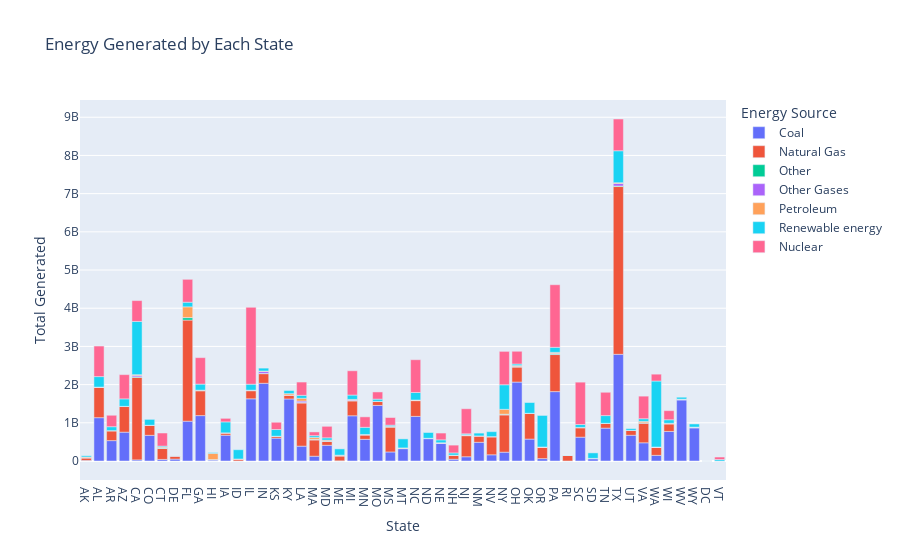

Write notebook code for a chart like this one.
### Code cell
k =query_data()
fig = px.bar(k, x="State", y="Total Generated", 
             color='Energy Source', title ="Energy Generated by Each State")
fig.update_xaxes(dtick=1)
fig.show()

### Figure 1 — Plotly figure (JSON) as saved in the notebook; plotly's stock layout.template omitted (floating-point values rounded to 4 significant figures)
{"data": [{"alignmentgroup": "True", "hovertemplate": "Energy Source=Coal<br>State=%{x}<br>Total Generated=%{y}<extra></extra>", "legendgroup": "Coal", "marker": {"color": "#636efa", "pattern": {"shape": ""}}, "name": "Coal", "offsetgroup": "Coal", "orientation": "v", "showlegend": true, "textposition": "auto", "type": "bar", "x": ["AK", "AL", "AR", "AZ", "CA", "CO", "CT", "DE", "FL", "GA", "HI", "IA", "ID", "IL", "IN", "KS", "KY", "LA", "MA", "MD", "ME", "MI", "MN", "MO", "MS", "MT", "NC", "ND", "NE", "NH", "NJ", "NM", "NV", "NY", "OH", "OK", "OR", "PA", "RI", "SC", "SD", "TN", "TX", "UT", "VA", "WA", "WI", "WV", "WY"], "xaxis": "x", "y": [13280000.0, 1134000000.0, 534000000.0, 755200000.0, 29220000.0, 672300000.0, 41150000.0, 49210000.0, 1042000000.0, 1189000000.0, 30800000.0, 675200000.0, 1435000.0, 1628000000.0, 2035000000.0, 599000000.0, 1624000000.0, 388800000.0, 125500000.0, 411300000.0, 4132000.0, 1184000000.0, 567600000.0, 1454000000.0, 236600000.0, 323000000.0, 1168000000.0, 584600000.0, 462400000.0, 46050000.0, 111400000.0, 489800000.0, 162500000.0, 231000000.0, 2066000000.0, 573700000.0, 62240000.0, 1817000000.0, 0, 624100000.0, 58000000.0, 860800000.0, 2793000000.0, 674200000.0, 476700000.0, 147900000.0, 774100000.0, 1597000000.0, 866300000.0], "yaxis": "y"}, {"alignmentgroup": "True", "hovertemplate": "Energy Source=Natural Gas<br>State=%{x}<br>Total Generated=%{y}<extra></extra>", "legendgroup": "Natural Gas", "marker": {"color": "#EF553B", "pattern": {"shape": ""}}, "name": "Natural Gas", "offsetgroup": "Natural Gas", "orientation": "v", "showlegend": true, "textposition": "auto", "type": "bar", "x": ["AK", "AL", "AR", "AZ", "CA", "CO", "CT", "DC", "DE", "FL", "GA", "HI", "IA", "ID", "IL", "IN", "KS", "KY", "LA", "MA", "MD", "ME", "MI", "MN", "MO", "MS", "MT", "NC", "ND", "NE", "NH", "NJ", "NM", "NV", "NY", "OH", "OK", "OR", "PA", "RI", "SC", "SD", "TN", "TX", "UT", "VA", "VT", "WA", "WI", "WV", "WY"], "xaxis": "x", "y": [71680000.0, 793200000.0, 257700000.0, 671100000.0, 2161000000.0, 262200000.0, 287900000.0, 732400.0, 79910000.0, 2647000000.0, 652400000.0, 0, 58690000.0, 49610000.0, 212500000.0, 252000000.0, 44310000.0, 103500000.0, 1130000000.0, 424900000.0, 105500000.0, 128000000.0, 390300000.0, 114100000.0, 102800000.0, 657300000.0, 5791000.0, 412300000.0, 8090000.0, 14260000.0, 97480000.0, 551600000.0, 165700000.0, 474200000.0, 974800000.0, 397400000.0, 673500000.0, 303000000.0, 970200000.0, 144400000.0, 248600000.0, 10610000.0, 121000000.0, 4393000000.0, 125000000.0, 515000000.0, 60700.0, 208600000.0, 201400000.0, 17100000.0, 13640000.0], "yaxis": "y"}, {"alignmentgroup": "True", "hovertemplate": "Energy Source=Other<br>State=%{x}<br>Total Generated=%{y}<extra></extra>", "legendgroup": "Other", "marker": {"color": "#00cc96", "pattern": {"shape": ""}}, "name": "Other", "offsetgroup": "Other", "orientation": "v", "showlegend": true, "textposition": "auto", "type": "bar", "x": ["AK", "AL", "AR", "AZ", "CA", "CO", "CT", "DE", "FL", "GA", "HI", "IA", "ID", "IL", "IN", "KS", "KY", "LA", "MA", "MD", "ME", "MI", "MN", "MO", "MS", "MT", "NC", "ND", "NE", "NH", "NJ", "NM", "NV", "NY", "OH", "OK", "OR", "PA", "RI", "SC", "SD", "TN", "TX", "UT", "VA", "VT", "WA", "WI", "WV", "WY"], "xaxis": "x", "y": [5767.0, 1595000.0, 587700.0, 2834000.0, 13350000.0, 806100.0, 14260000.0, 16818, 65070000.0, 1347000.0, 5845000.0, 83918, 1374778, 3865000.0, 7707000.0, 24687, 595700.0, 12750000.0, 17470000.0, 6290000.0, 7888000.0, 6563000.0, 7062000.0, 744500.0, 88000.0, 3841477, 8344000.0, 592000.0, 58, 1207000.0, 11770000.0, 2691.0, 256600.0, 19220000.0, 327400.0, 250600.0, 859000.0, 17150000.0, 587380, 1273000.0, 61962, 166200.0, 13790000.0, 2335000.0, 9590000.0, -1307, 1672000.0, 1659000.0, 1807.0, 1380000.0], "yaxis": "y"}, {"alignmentgroup": "True", "hovertemplate": "Energy Source=Other Gases<br>State=%{x}<br>Total Generated=%{y}<extra></extra>", "legendgroup": "Other Gases", "marker": {"color": "#ab63fa", "pattern": {"shape": ""}}, "name": "Other Gases", "offsetgroup": "Other Gases", "orientation": "v", "showlegend": true, "textposition": "auto", "type": "bar", "x": ["AK", "AL", "CA", "CO", "CT", "DE", "FL", "HI", "IL", "IN", "KY", "LA", "MA", "MD", "ME", "MI", "MN", "MO", "MS", "MT", "NC", "ND", "NE", "NH", "NJ", "NV", "NY", "OH", "OK", "OR", "PA", "SC", "TN", "TX", "UT", "VA", "WA", "WI", "WV", "WY"], "xaxis": "x", "y": [5397.0, 2706000.0, 33420000.0, 58215, 29678, 5959000.0, 153000.0, 754800.0, 4737000.0, 50750000.0, 26084, 37600000.0, 0, 3823000.0, 173, 15000000.0, 76475, 31032, 283493, 201500.0, 1871, 929000.0, 455, 0, 3651000.0, 141400.0, 116217, 10950000.0, 251586, 0, 11320000.0, 6266, 266100.0, 64720000.0, 254100.0, 2959, 6590000.0, 19, 1279000.0, 5441000.0], "yaxis": "y"}, {"alignmentgroup": "True", "hovertemplate": "Energy Source=Petroleum<br>State=%{x}<br>Total Generated=%{y}<extra></extra>", "legendgroup": "Petroleum", "marker": {"color": "#FFA15A", "pattern": {"shape": ""}}, "name": "Petroleum", "offsetgroup": "Petroleum", "orientation": "v", "showlegend": true, "textposition": "auto", "type": "bar", "x": ["AK", "AL", "AR", "AZ", "CA", "CO", "CT", "DC", "DE", "FL", "GA", "HI", "IA", "ID", "IL", "IN", "KS", "KY", "LA", "MA", "MD", "ME", "MI", "MN", "MO", "MS", "MT", "NC", "ND", "NE", "NH", "NJ", "NM", "NV", "NY", "OH", "OK", "OR", "PA", "RI", "SC", "SD", "TN", "TX", "UT", "VA", "VT", "WA", "WI", "WV", "WY"], "xaxis": "x", "y": [18730000.0, 3380000.0, 3016000.0, 1357000.0, 23140000.0, 289700.0, 20550000.0, 1326510, 8338000.0, 281400000.0, 12730000.0, 162900000.0, 3035000.0, 5563.0, 5230000.0, 10780000.0, 5164000.0, 35660000.0, 73660000.0, 49920000.0, 20630000.0, 12730000.0, 16200000.0, 5352000.0, 3105000.0, 12180000.0, 9486000.0, 8124000.0, 797900.0, 500600.0, 8850000.0, 9702000.0, 1075000.0, 1280000.0, 127300000.0, 24090000.0, 987500.0, 412200.0, 29780000.0, 888300.0, 5492000.0, 316900.0, 4022000.0, 21410000.0, 834400.0, 37160000.0, 169800.0, 1072000.0, 9731000.0, 3775000.0, 970000.0], "yaxis": "y"}, {"alignmentgroup": "True", "hovertemplate": "Energy Source=Renewable energy<br>State=%{x}<br>Total Generated=%{y}<extra></extra>", "legendgroup": "Renewable energy", "marker": {"color": "#19d3f3", "pattern": {"shape": ""}}, "name": "Renewable energy", "offsetgroup": "Renewable energy", "orientation": "v", "showlegend": true, "textposition": "auto", "type": "bar", "x": ["AK", "AL", "AR", "AZ", "CA", "CO", "CT", "DC", "DE", "FL", "GA", "HI", "IA", "ID", "IL", "IN", "KS", "KY", "LA", "MA", "MD", "ME", "MI", "MN", "MO", "MS", "MT", "NC", "ND", "NE", "NH", "NJ", "NM", "NV", "NY", "OH", "OK", "OR", "PA", "RI", "SC", "SD", "TN", "TX", "UT", "VA", "VT", "WA", "WI", "WV", "WY"], "xaxis": "x", "y": [33100000.0, 275200000.0, 103000000.0, 196400000.0, 1394000000.0, 154400000.0, 25630000.0, 400706, 1869000.0, 121600000.0, 157900000.0, 21420000.0, 286900000.0, 243200000.0, 155700000.0, 75700000.0, 175600000.0, 81020000.0, 77060000.0, 45340000.0, 59290000.0, 164500000.0, 114700000.0, 187000000.0, 58760000.0, 31520000.0, 236700000.0, 197300000.0, 151100000.0, 76710000.0, 57600000.0, 24200000.0, 73900000.0, 129700000.0, 643700000.0, 39930000.0, 282100000.0, 826300000.0, 131500000.0, 4805000.0, 75780000.0, 143600000.0, 202800000.0, 836900000.0, 45360000.0, 68330000.0, 38430000.0, 1728000000.0, 93310000.0, 50160000.0, 82000000.0], "yaxis": "y"}, {"alignmentgroup": "True", "hovertemplate": "Energy Source=Nuclear<br>State=%{x}<br>Total Generated=%{y}<extra></extra>", "legendgroup": "Nuclear", "marker": {"color": "#FF6692", "pattern": {"shape": ""}}, "name": "Nuclear", "offsetgroup": "Nuclear", "orientation": "v", "showlegend": true, "textposition": "auto", "type": "bar", "x": ["AL", "AR", "AZ", "CA", "CT", "FL", "GA", "IA", "IL", "KS", "LA", "MA", "MD", "MI", "MN", "MO", "MS", "NC", "NE", "NH", "NJ", "NY", "OH", "PA", "SC", "TN", "TX", "VA", "VT", "WA", "WI"], "xaxis": "x", "y": [799576060, 299225801, 634400907, 546284042, 343299782, 598909869, 693244869, 93138763, 2014331832, 190200467, 347863867, 98555949, 301334706, 635129843, 274800033, 188232315, 200832509, 857569863, 177843984, 204708869, 655672587, 873974762, 333984234, 1638937060, 1109237002, 610284849, 831506903, 591357332, 65159442, 179245360, 237933800], "yaxis": "y"}], "layout": {"barmode": "relative", "legend": {"title": {"text": "Energy Source"}, "tracegroupgap": 0}, "title": {"text": "Energy Generated by Each State"}, "xaxis": {"anchor": "y", "domain": [0, 1], "dtick": 1, "title": {"text": "State"}}, "yaxis": {"anchor": "x", "domain": [0, 1], "title": {"text": "Total Generated"}}}}
